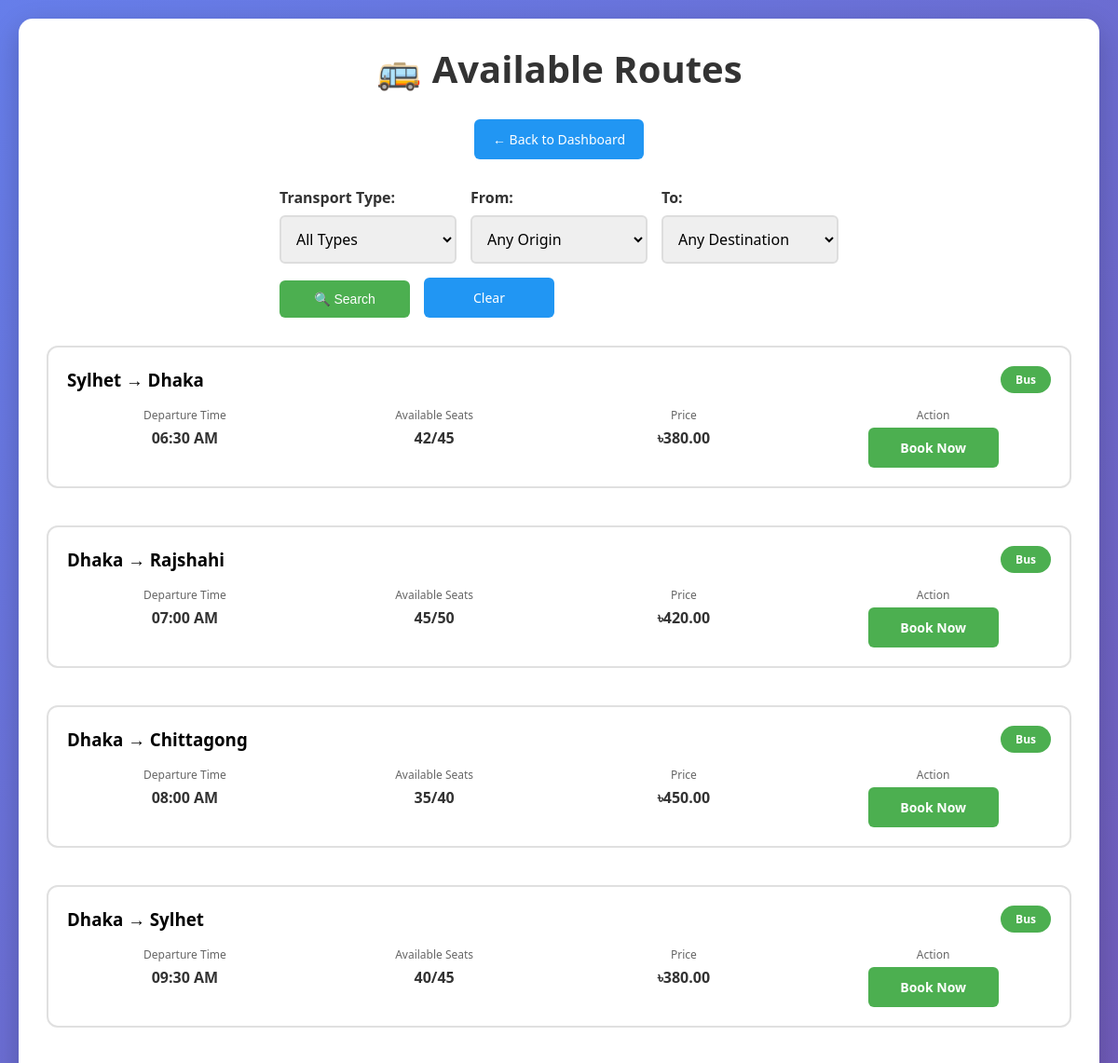
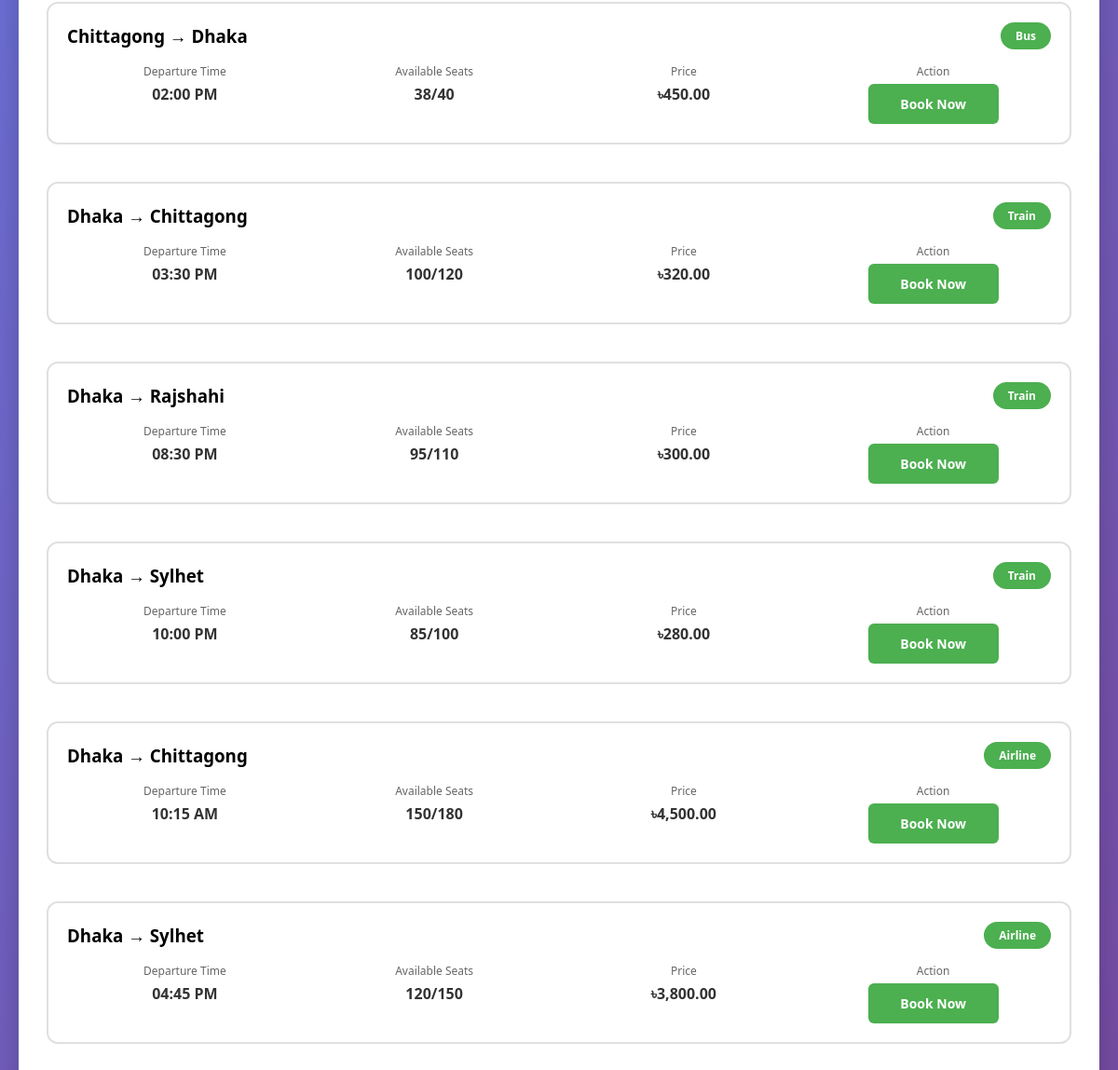
Page /view_routes.php (signed in) on the committed database (2 pictures, top to bottom).
### tables this page shows
CREATE TABLE Routes (
    route_id INT AUTO_INCREMENT PRIMARY KEY,
    transport_type ENUM('Bus', 'Train', 'Airline') NOT NULL,
    origin VARCHAR(100) NOT NULL,
    destination VARCHAR(100) NOT NULL,
    departure_time TIME NOT NULL,
    total_seats INT NOT NULL,
    available_seats INT NOT NULL,
    price DECIMAL(10, 2) NOT NULL,
    status ENUM('Active', 'Inactive', 'Full') DEFAULT 'Active',
    created_at TIMESTAMP DEFAULT CURRENT_TIMESTAMP
);

### view_routes.php (the view, shortened to what this page needs)
<?php
include 'db_connect.php';
$where_conditions = ["status = 'Active'"];
$where_clause = implode(" AND ", $where_conditions);
$query = "SELECT * FROM Routes WHERE $where_clause ORDER BY transport_type, departure_time";
$stmt = $conn->prepare($query);
$stmt->execute();
$result = $stmt->get_result();
?>
<!DOCTYPE html>
<html lang="en">
<head>
    <link rel="stylesheet" href="css/style.css">
</head>
<body>
    <div class="container">
        <h1>🚌 Available Routes</h1>
        <div class="actions">
            <a href="index.php" class="btn secondary">← Back to Dashboard</a>
        </div>
        <div class="form-container" style="margin-bottom: 30px;">
            <form method="GET" class="search-form">
                <div class="form-group">
                    <label for="transport_type">Transport Type:</label>
                    <select id="transport_type" name="transport_type">
                        <option value="">All Types</option>
                    </select>
                </div>
                <div class="form-group">
                    <label for="origin">From:</label>
                    <select id="origin" name="origin">
                        <option value="">Any Origin</option>
                    </select>
                </div>
                <div class="form-group">
                    <label for="destination">To:</label>
                    <select id="destination" name="destination">
                        <option value="">Any Destination</option>
                    </select>
                </div>
                <button type="submit" class="btn">🔍 Search</button>
                <a href="view_routes.php" class="btn secondary">Clear</a>
            </form>
        </div>
        <div class="routes-container">
            <?php if ($result->num_rows > 0): ?>
                <?php while ($route = $result->fetch_assoc()): ?>
                    <div class="route-card">
                        <div class="route-header">
                            <h3><?= htmlspecialchars($route['origin']) ?> → <?= htmlspecialchars($route['destination']) ?></h3>
                            <span class="route-type"><?= $route['transport_type'] ?></span>
                        </div>
                        <div class="route-details">
                            <div class="detail-item">
                                <div class="detail-label">Departure Time</div>
                                <div class="detail-value"><?= date('h:i A', strtotime($route['departure_time'])) ?></div>
                            </div>
                            <div class="detail-item">
                                <div class="detail-label">Available Seats</div>
                                <div class="detail-value"><?= $route['available_seats'] ?>/<?= $route['total_seats'] ?></div>
                            </div>
                            <div class="detail-item">
                                <div class="detail-label">Price</div>
                                <div class="detail-value">৳<?= number_format($route['price'], 2) ?></div>
                            </div>
                            <div class="detail-item">
                                <div class="detail-label">Action</div>
                                <div class="detail-value">
                                    <?php if ($route['available_seats'] > 0): ?>
                                        <a href="book_ticket.php?route_id=<?= $route['route_id'] ?>" class="btn">Book Now</a>
                                    <?php else: ?>
                                        <span style="color: #f44336;">Fully Booked</span>
                                    <?php endif; ?>
                                </div>
                            </div>
                        </div>
                    </div>
                <?php endwhile; ?>
            <?php else: ?>
                <div class="route-card">
                    <p class="center">No routes found matching your criteria.</p>
                </div>
            <?php endif; ?>
        </div>
    </div>
</body>
</html>

### css/style.css (style rules this page uses)
* { margin: 0; padding: 0; box-sizing: border-box; }
body { font-family: 'Segoe UI', Tahoma, Geneva, Verdana, sans-serif; background: linear-gradient(135deg, #667eea 0%, #764ba2 100%); min-height: 100vh; padding: 10px; }
.container { max-width: 1200px; margin: 0 auto; background: white; border-radius: 15px; box-shadow: 0 10px 30px rgba(0,0,0,0.2); padding: 20px; }
@media (min-width: 768px) { body { padding: 20px; } }
@media (min-width: 768px) { .container { padding: 30px; } }
h1 { text-align: center; color: #333; margin-bottom: 20px; font-size: 2em; line-height: 1.2; }
@media (min-width: 768px) { h1 { margin-bottom: 30px; font-size: 2.5em; } }
.actions { display: flex; flex-wrap: wrap; gap: 8px; margin-bottom: 25px; justify-content: center; }
@media (min-width: 768px) { .actions { gap: 12px; margin-bottom: 30px; } }
.btn { background: #4CAF50; color: white; padding: 10px 16px; text-decoration: none; border-radius: 6px; border: none; cursor: pointer; font-size: 14px; transition: all 0.3s ease; display: inline-flex; align-items: center; justify-content: center; min-width: 120px; text-align: center; white-space: nowrap; }
@media (min-width: 768px) { .btn { padding: 12px 20px; min-width: 140px; } }
.btn.secondary { background: #2196F3; }
.form-container { max-width: 600px; margin: 0 auto; }
.form-group { margin-bottom: 20px; }
label { display: block; margin-bottom: 8px; font-weight: bold; color: #333; }
input, select, textarea { width: 100%; padding: 12px; border: 2px solid #ddd; border-radius: 6px; font-size: 16px; transition: border-color 0.3s ease; font-family: inherit; }
.route-card { border: 2px solid #e0e0e0; border-radius: 12px; padding: 20px; margin-bottom: 20px; background: white; transition: all 0.3s ease; }
.route-header { display: flex; justify-content: space-between; align-items: center; margin-bottom: 15px; flex-wrap: wrap; gap: 10px; }
.route-type { background: #4CAF50; color: white; padding: 6px 16px; border-radius: 20px; font-size: 12px; font-weight: bold; white-space: nowrap; }
.route-details { display: grid; grid-template-columns: repeat(auto-fit, minmax(120px, 1fr)); gap: 15px; }
@media (min-width: 768px) { .route-details { grid-template-columns: repeat(auto-fit, minmax(150px, 1fr)); } }
.detail-item { text-align: center; }
.detail-label { font-size: 12px; color: #666; margin-bottom: 5px; font-weight: 500; }
.detail-value { font-weight: bold; color: #333; font-size: 14px; }
@media (min-width: 768px) { .detail-value { font-size: 16px; } }
.search-form { display: flex; gap: 15px; align-items: end; flex-wrap: wrap; margin-bottom: 30px; }
.search-form .form-group { margin-bottom: 0; min-width: 150px; flex: 1; }
.routes-container { display: grid; gap: 20px; }

### rows in the picture
routes: origin "Sylhet", destination "Dhaka", transport_type "Bus", departure_time "06:30 AM", available_seats "42", total_seats "45", price "380.00"
routes: origin "Dhaka", destination "Rajshahi", transport_type "Bus", departure_time "07:00 AM", available_seats "45", total_seats "50", price "420.00"
routes: origin "Dhaka", destination "Chittagong", transport_type "Bus", departure_time "08:00 AM", available_seats "35", total_seats "40", price "450.00"
routes: origin "Dhaka", destination "Sylhet", transport_type "Bus", departure_time "09:30 AM", available_seats "40", total_seats "45", price "380.00"
routes: origin "Chittagong", destination "Dhaka", transport_type "Bus", departure_time "02:00 PM", available_seats "38", total_seats "40", price "450.00"
routes: origin "Dhaka", destination "Chittagong", transport_type "Train", departure_time "03:30 PM", available_seats "100", total_seats "120", price "320.00"
routes: origin "Dhaka", destination "Rajshahi", transport_type "Train", departure_time "08:30 PM", available_seats "95", total_seats "110", price "300.00"
routes: origin "Dhaka", destination "Sylhet", transport_type "Train", departure_time "10:00 PM", available_seats "85", total_seats "100", price "280.00"
routes: origin "Dhaka", destination "Chittagong", transport_type "Airline", departure_time "10:15 AM", available_seats "150", total_seats "180", price "4,500.00"
routes: origin "Dhaka", destination "Sylhet", transport_type "Airline", departure_time "04:45 PM", available_seats "120", total_seats "150", price "3,800.00"
